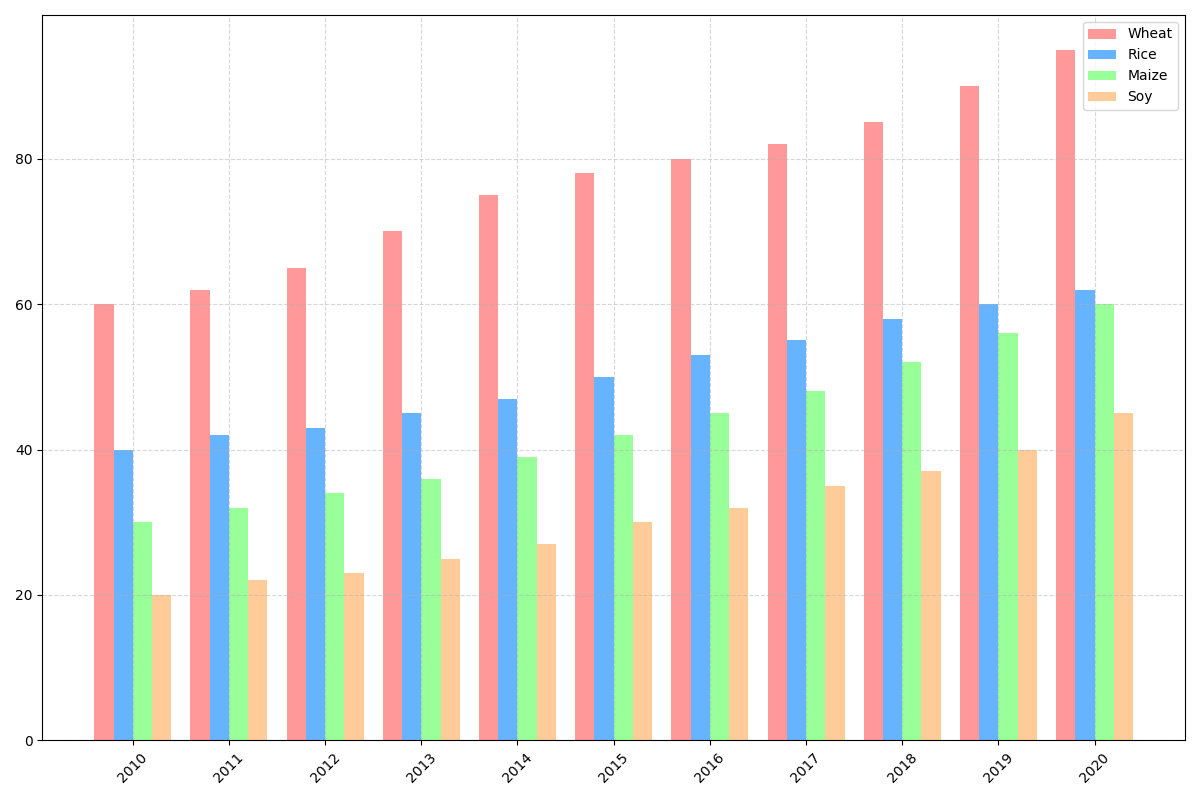

Generate this figure with Python:
import matplotlib.pyplot as plt
import numpy as np

# Define years for the x-axis
years = np.arange(2010, 2021)

# Define yield data for each crop
wheat = np.array([60, 62, 65, 70, 75, 78, 80, 82, 85, 90, 95])
rice = np.array([40, 42, 43, 45, 47, 50, 53, 55, 58, 60, 62])
maize = np.array([30, 32, 34, 36, 39, 42, 45, 48, 52, 56, 60])
soy = np.array([20, 22, 23, 25, 27, 30, 32, 35, 37, 40, 45])

# Prepare a list of crops for iteration
crops_data = [wheat, rice, maize, soy]
crop_labels = ['Wheat', 'Rice', 'Maize', 'Soy']
colors = ['#ff9999', '#66b3ff', '#99ff99', '#ffcc99']

# Bar chart settings
bar_width = 0.2
x = np.arange(len(years))  # The label locations

# Plotting the grouped bar chart
fig, ax = plt.subplots(figsize=(12, 8))
for i, (data, color, label) in enumerate(zip(crops_data, colors, crop_labels)):
    ax.bar(x + i * bar_width, data, width=bar_width, color=color, label=label)

# Modify the x-axis ticks and labels
ax.set_xticks(x + bar_width * (len(crops_data) - 1) / 2)
ax.set_xticklabels(years, rotation=45)

# Add legend
ax.legend()

# Add a grid for better readability
ax.grid(True, linestyle='--', alpha=0.5)

# Automatically adjust layout to prevent overlap
plt.tight_layout()

# Display the plot
plt.show()
